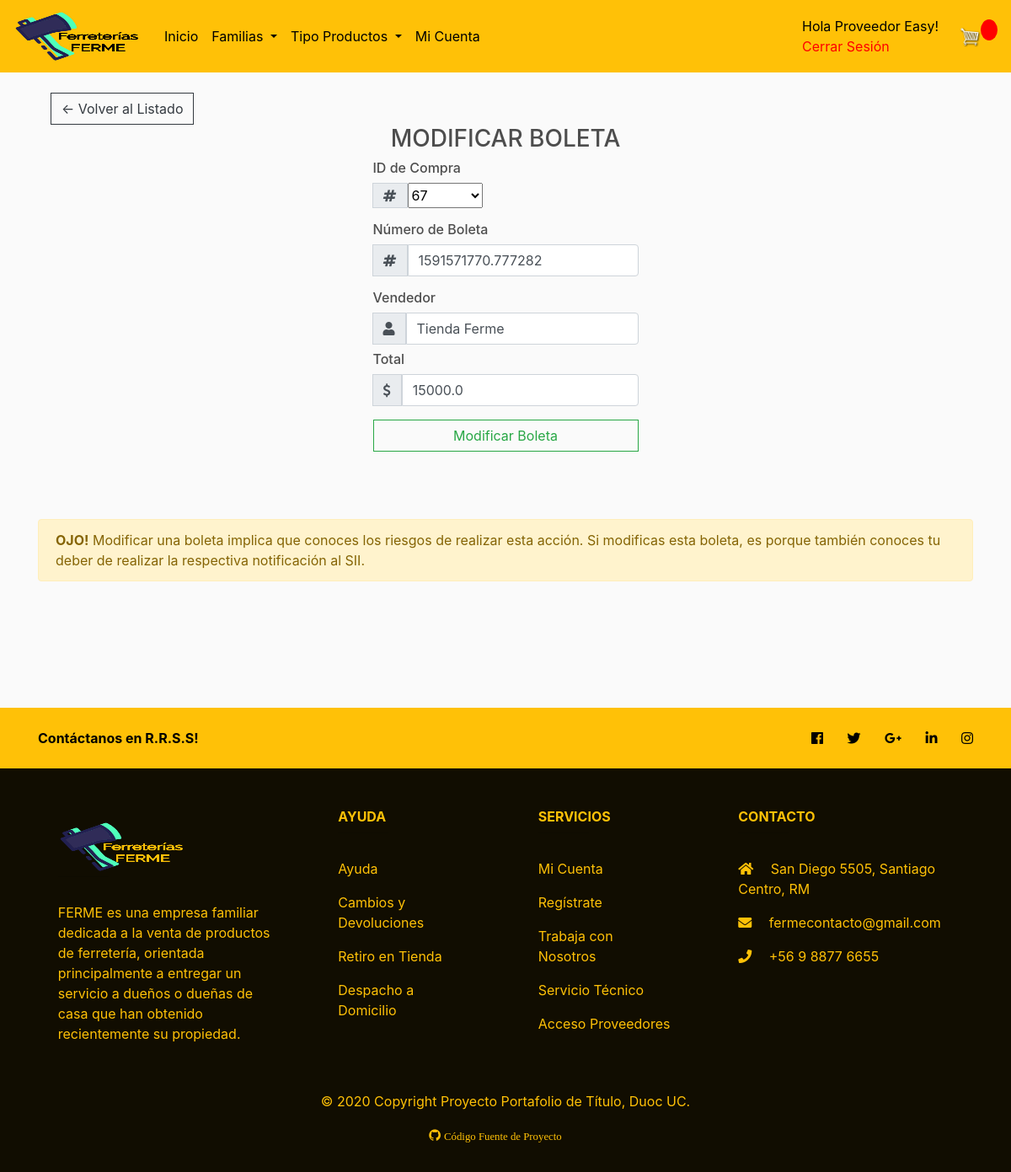
/edit_bill/3/ (signed in), run on an earlier commit of the app's database.
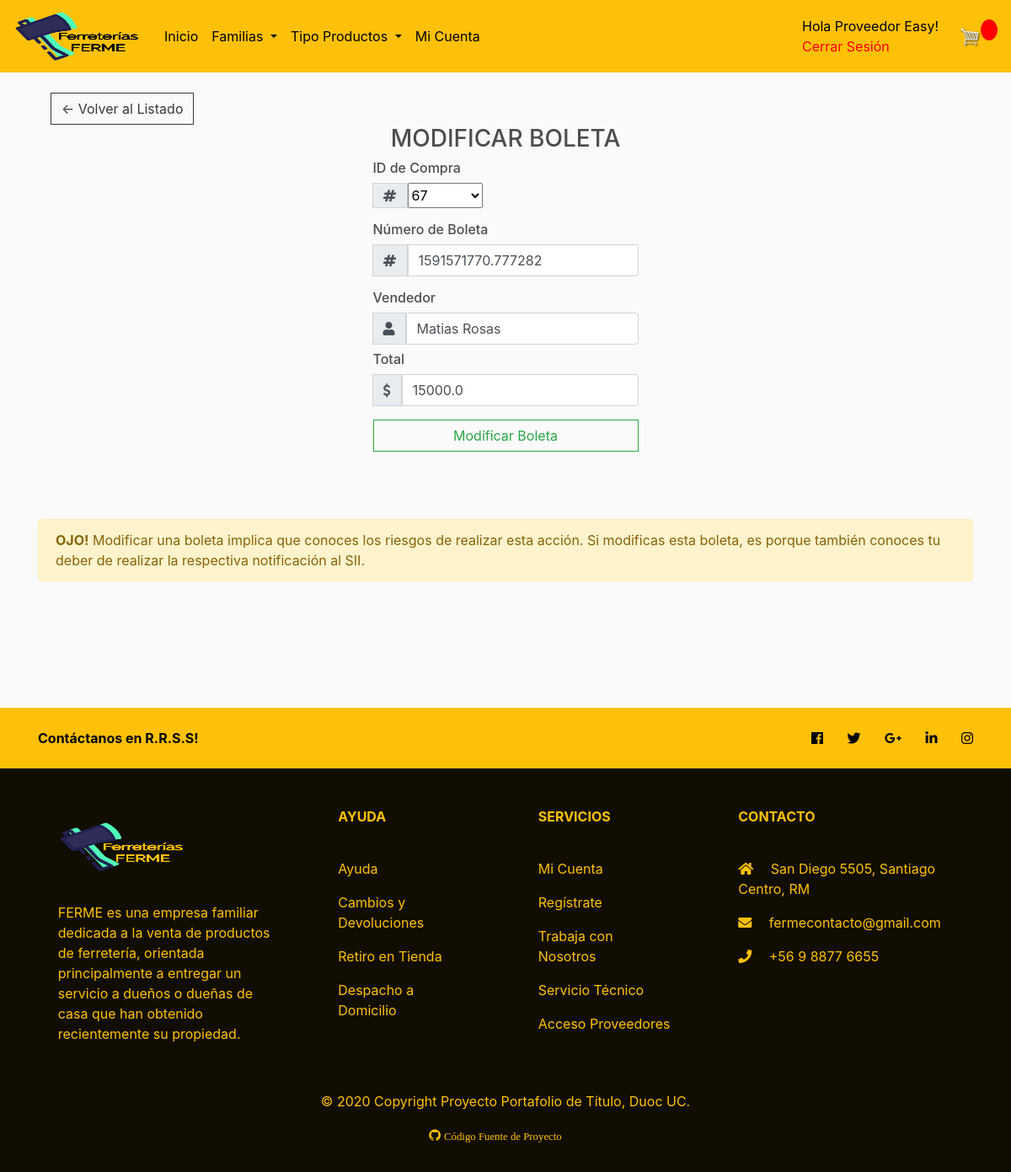
And on a later commit of the database.
### store/models.py (models this page shows, shortened)
class Boleta(models.Model):
    order = models.ForeignKey(Order, on_delete=models.SET_NULL, null=True)
    n_boleta = models.CharField(max_length=200, null=False)
    vendedor = models.CharField(default="Tienda Ferme", max_length=200, null=False)
    total = models.CharField(max_length=200, null=False)

### store/views.py (the view, shortened to what this page needs)
# urls.py: path('edit_bill/<pk>/' ,views.edit_bill, name='edit_bill'),
@login_required
def edit_bill(request, pk):
    bill = Boleta.objects.get(pk=pk)
    data = {
        'form': BoletaForm(instance=bill),
    }
    return render(request,'store/edit_bill.html', data)

### store/forms.py
class BoletaForm(ModelForm):
    class Meta:
        model = Boleta
        fields = ['order', 'n_boleta', 'vendedor', 'total']

### store/models.py (called while the page is built)
    @property
    def is_supplier(self):
        supplier = False
        tipo = self.profile.tipo
        if (tipo == 'Proveedor'):
            supplier = True
        else:
            supplier = False
        return supplier

    def __str__(self):
        return str(self.id)

### store/templates/store/edit_bill.html (shortened to what this page needs)
{% extends 'store/main.html' %}
{% load static %}
{% block content %}
<body>
	<div class="container h-100">
        <a  class="btn btn-outline-dark" href="{% url 'adm-boleta' %}">&#x2190; Volver al Listado</a>
        <div class="d-flex justify-content-center h-100">
            <div class="user_card">
                <div class="d-flex justify-content-center">
                    <h3 class="form-tittle">MODIFICAR BOLETA</h3>
                </div>
                <form method="POST" action="" enctype="multipart/form-data">
                    <h6>ID de Compra</h6>
                    <div class="input-group mb-3">
                        <div class="input-group-append">
                            <span class="input-group-text"><i class="fa fa-hashtag"></i></span>
                        </div>
                        {{form.order}}
                    </div>
                    <h6>Número de Boleta</h6>
					<div class="input-group mb-3">
						<div class="input-group-append">
							<span class="input-group-text"><i class="fa fa-hashtag"></i></span>
						</div>
						{{form.n_boleta}}
                    </div>
                    <h6>Vendedor</h6>
                    <div class="input-group mb-2">
                        <div class="input-group-append">
                            <span class="input-group-text"><i class="fas fa-user"></i></span>
                        </div>
                        {{form.vendedor}}
                    </div>
                    <h6>Total</h6>
                    <div class="input-group mb-2">
                        <div class="input-group-append">
                            <span class="input-group-text"><i class="fa fa-usd"></i></span>
                        </div>
                        {{form.total}}
                    </div>
                    <div class="d-flex justify-content-center mt-3 login_container">
                         <input class="btn btn-outline-success" type="submit" value="Modificar Boleta">
                    </div>
                </form>
	         </div>
	    </div>
	</div>
	    <div class="alert alert-warning" role="alert" style="margin-top: 10vh;">
		  <strong>OJO!</strong> Modificar una boleta implica que conoces los riesgos de realizar esta acción. Si modificas esta boleta, es porque también conoces tu deber de realizar la respectiva notificación al SII.
		</div>
</body>
{% endblock content %}

What changed in the data, as far as the page shows it:
changed Boleta: vendedor "Tienda Ferme" → "Matias Rosas"
